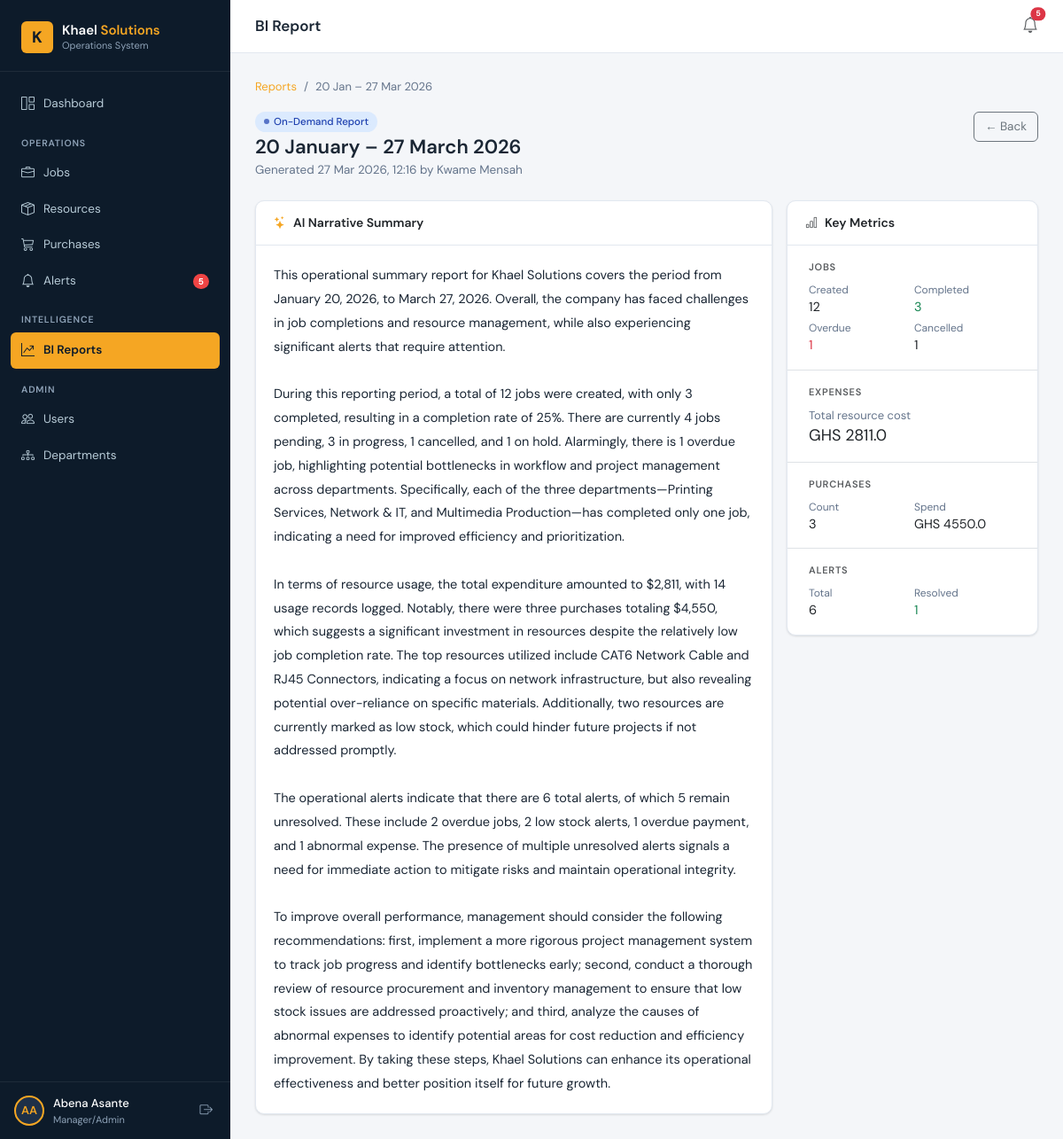
The app's page /reports/1/ (signed in) with its own data.
### core/models.py (models this page shows, shortened)
class User(AbstractUser):
    class Role(models.TextChoices):
        SUPER_ADMIN = 'super_admin', 'Super Admin'
        MANAGER     = 'manager',     'Manager/Admin'
        STAFF       = 'staff',       'Department Staff'
    role = models.CharField(max_length=20, choices=Role.choices, default=Role.STAFF)
    groups = models.ManyToManyField(
        'auth.Group', related_name='core_user_set', blank=True,
    )
    user_permissions = models.ManyToManyField(
        'auth.Permission', related_name='core_user_set', blank=True,
    )
    class Meta:
        verbose_name = 'User'
        verbose_name_plural = 'Users'
        ordering = ['username']

class Report(models.Model):
    class ReportType(models.TextChoices):
        WEEKLY    = 'weekly',    'Weekly Summary'
        ON_DEMAND = 'on_demand', 'On-Demand Report'
    period_start  = models.DateField()
    period_end    = models.DateField()
    generated_by  = models.ForeignKey(
        settings.AUTH_USER_MODEL, on_delete=models.SET_NULL,
        null=True, blank=True, related_name='generated_reports',
        help_text='Null if auto-generated by scheduler',
    )
    report_type   = models.CharField(max_length=20, choices=ReportType.choices, default=ReportType.ON_DEMAND)
    summary_text  = models.TextField(help_text='AI-generated narrative summary from OpenAI')
    raw_data_snapshot = models.JSONField(default=dict, help_text='Operational stats sent to OpenAI')
    created_at    = models.DateTimeField(auto_now_add=True)
    class Meta:
        ordering = ['-created_at']

### core/views.py (the view)
# urls.py: path('reports/<int:pk>/',     ReportDetailView.as_view(),  name='report_detail'),
class ReportDetailView(ManagerRequiredMixin, View):
    template_name = 'reports/report_detail.html'
    def get(self, request, pk):
        return render(request, self.template_name, {
            'report': get_object_or_404(Report, pk=pk),
        })

### core/context_processors.py (called while the page is built)
def global_context(request):
    if not request.user.is_authenticated:
        return {}
    from core.models import Alert
    return {
        'alert_count': Alert.objects.filter(resolved=False).count(),
    }

### core/permissions.py (called while the page is built)
    def dispatch(self, request, *args, **kwargs):
        if not request.user.is_authenticated:
            return self.handle_no_permission()
        if request.user.role not in self.allowed_roles:
            raise PermissionDenied
        return super().dispatch(request, *args, **kwargs)

### templates/reports/report_detail.html (shortened to what this page needs)
{% extends 'base.html' %}
{% block topbar_title %}BI Report{% endblock %}
{% block content %}
<nav aria-label="breadcrumb">
  <ol class="breadcrumb">
    <li class="breadcrumb-item"><a href="{% url 'core:report_list' %}">Reports</a></li>
    <li class="breadcrumb-item active">{{ report.period_start|date:"d M" }} – {{ report.period_end|date:"d M Y" }}</li>
  </ol>
</nav>
<div class="page-header">
  <div>
    <div class="d-flex gap-2 mb-1">
      <span class="badge-status {% if report.report_type == 'weekly' %}badge-info{% else %}badge-medium{% endif %}">
        {{ report.get_report_type_display }}
      </span>
    </div>
    <h1>{{ report.period_start|date:"d F" }} – {{ report.period_end|date:"d F Y" }}</h1>
    <p>
      Generated {{ report.created_at|date:"d M Y, H:i" }}
      {% if report.generated_by %} by {{ report.generated_by.get_full_name|default:report.generated_by.username }}
      {% else %} automatically{% endif %}
    </p>
  </div>
  <a href="{% url 'core:report_list' %}" class="btn btn-outline-secondary">← Back</a>
</div>
<div class="row g-3">
  <div class="col-lg-8">
    <div class="card">
      <div class="card-header">
        <h6><i class="bi bi-stars me-2" style="color:var(--amber);"></i>AI Narrative Summary</h6>
      </div>
      <div class="card-body">
        <div style="font-size:14.5px; line-height:1.85; color:var(--text); white-space: pre-wrap;">{{ report.summary_text }}</div>
      </div>
    </div>
  </div>
  <div class="col-lg-4">
    <div class="card">
      <div class="card-header"><h6><i class="bi bi-bar-chart me-2 text-muted"></i>Key Metrics</h6></div>
      <div class="card-body p-0">
        {% with d=report.raw_data_snapshot %}
        <div class="px-4 py-3 border-bottom">
          <div class="text-muted mb-2" style="font-size:11px; text-transform:uppercase; letter-spacing:.07em; font-weight:600;">Jobs</div>
          <div class="row g-1">
            <div class="col-6"><div style="font-size:12px; color:var(--text-muted);">Created</div><div class="fw-600">{{ d.jobs.total_created }}</div></div>
            <div class="col-6"><div style="font-size:12px; color:var(--text-muted);">Completed</div><div class="fw-600 text-success">{{ d.jobs.completed }}</div></div>
            <div class="col-6"><div style="font-size:12px; color:var(--text-muted);">Overdue</div><div class="fw-600 text-danger">{{ d.jobs.overdue }}</div></div>
            <div class="col-6"><div style="font-size:12px; color:var(--text-muted);">Cancelled</div><div class="fw-600">{{ d.jobs.cancelled }}</div></div>
          </div>
        </div>
        <div class="px-4 py-3 border-bottom">
          <div class="text-muted mb-2" style="font-size:11px; text-transform:uppercase; letter-spacing:.07em; font-weight:600;">Expenses</div>
          <div style="font-size:13px; color:var(--text-muted);">Total resource cost</div>
          <div class="fw-700" style="font-size:18px;">GHS {{ d.resources.total_cost }}</div>
        </div>
        <div class="px-4 py-3 border-bottom">
          <div class="text-muted mb-2" style="font-size:11px; text-transform:uppercase; letter-spacing:.07em; font-weight:600;">Purchases</div>
          <div class="row g-1">
            <div class="col-6"><div style="font-size:12px; color:var(--text-muted);">Count</div><div class="fw-600">{{ d.purchases.count }}</div></div>
            <div class="col-6"><div style="font-size:12px; color:var(--text-muted);">Spend</div><div class="fw-600">GHS {{ d.purchases.total_spend }}</div></div>
          </div>
        </div>
        <div class="px-4 py-3">
          <div class="text-muted mb-2" style="font-size:11px; text-transform:uppercase; letter-spacing:.07em; font-weight:600;">Alerts</div>
          <div class="row g-1">
            <div class="col-6"><div style="font-size:12px; color:var(--text-muted);">Total</div><div class="fw-600">{{ d.alerts.total }}</div></div>
            <div class="col-6"><div style="font-size:12px; color:var(--text-muted);">Resolved</div><div class="fw-600 text-success">{{ d.alerts.resolved }}</div></div>
          </div>
        </div>
        {% endwith %}
      </div>
    </div>
  </div>
</div>
{% endblock %}

### templates/base.html (shortened to what this page needs)
<!DOCTYPE html>
<html lang="en">
<head>
  <link href="https://cdnjs.cloudflare.com/ajax/libs/bootstrap/5.3.2/css/bootstrap.min.css" rel="stylesheet" />
  <link href="https://cdnjs.cloudflare.com/ajax/libs/bootstrap-icons/1.11.3/font/bootstrap-icons.min.css" rel="stylesheet" />
  {% load static %}
  <link rel="stylesheet" href="{% static 'css/main.css' %}" />
</head>
<body>
<div id="wrapper">
  <nav id="sidebar">
    <div class="sidebar-brand">
      <a href="{% url 'core:dashboard' %}" class="brand-logo">
        <div class="brand-icon">K</div>
        <div>
          <div class="brand-name">Khael <span>Solutions</span></div>
          <div class="brand-sub">Operations System</div>
        </div>
      </a>
    </div>
    <div class="sidebar-nav">
      <ul class="list-unstyled mb-0">
        <li class="nav-item">
          <a href="{% url 'core:dashboard' %}" class="{% if request.resolver_match.url_name == 'dashboard' %}active{% endif %}">
            <i class="bi bi-grid-1x2"></i> Dashboard
          </a>
        </li>
        <div class="nav-section-label">Operations</div>
        <li class="nav-item">
          <a href="{% url 'core:job_list' %}" class="{% if 'job' in request.resolver_match.url_name %}active{% endif %}">
            <i class="bi bi-briefcase"></i> Jobs
          </a>
        </li>
        <li class="nav-item">
          <a href="{% url 'core:resource_list' %}" class="{% if 'resource' in request.resolver_match.url_name %}active{% endif %}">
            <i class="bi bi-box-seam"></i> Resources
          </a>
        </li>
        {% if user.role in 'super_admin,manager' %}
        <li class="nav-item">
          <a href="{% url 'core:purchase_list' %}" class="{% if 'purchase' in request.resolver_match.url_name %}active{% endif %}">
            <i class="bi bi-cart3"></i> Purchases
          </a>
        </li>
        {% endif %}
        <li class="nav-item">
          <a href="{% url 'core:alert_list' %}" class="{% if 'alert' in request.resolver_match.url_name %}active{% endif %}">
            <i class="bi bi-bell"></i> Alerts
            {% if alert_count > 0 %}
              <span class="nav-badge">{{ alert_count }}</span>
            {% endif %}
          </a>
        </li>
        {% if user.role in 'super_admin,manager' %}
        <div class="nav-section-label">Intelligence</div>
        <li class="nav-item">
          <a href="{% url 'core:report_list' %}" class="{% if 'report' in request.resolver_match.url_name %}active{% endif %}">
            <i class="bi bi-graph-up-arrow"></i> BI Reports
          </a>
        </li>
        {% endif %}
        {% if user.role in 'super_admin,manager' %}
        <div class="nav-section-label">Admin</div>
        <li class="nav-item">
          <a href="{% url 'core:user_list' %}" class="{% if 'user' in request.resolver_match.url_name %}active{% endif %}">
            <i class="bi bi-people"></i> Users
          </a>
        </li>
        <li class="nav-item">
          <a href="{% url 'core:department_list' %}" class="{% if 'department' in request.resolver_match.url_name %}active{% endif %}">
            <i class="bi bi-diagram-3"></i> Departments
          </a>
        </li>
        {% endif %}
      </ul>
    </div>
    <div class="sidebar-user">
      <div class="user-avatar">{{ user.first_name|slice:":1"|upper }}{{ user.last_name|slice:":1"|upper }}</div>
      <div class="user-info">
        <div class="user-name">{{ user.get_full_name|default:user.username }}</div>
        <div class="user-role">{{ user.get_role_display }}</div>
      </div>
      <form method="post" action="{% url 'core:logout' %}">
        <button type="submit" class="logout-btn" title="Logout">
          <i class="bi bi-box-arrow-right"></i>
        </button>
      </form>
    </div>
  </nav>
  <div id="main-content">
    <div class="topbar">
      <div class="d-flex align-items-center gap-3">
        <span class="topbar-title">{% block topbar_title %}{% endblock %}</span>
      </div>
      <div class="topbar-actions">
        <a href="{% url 'core:alert_list' %}" class="position-relative text-muted" style="font-size:18px; text-decoration:none;">
          <i class="bi bi-bell"></i>
          {% if alert_count > 0 %}
            <span class="position-absolute top-0 start-100 translate-middle badge rounded-pill bg-danger" style="font-size:9px;">{{ alert_count }}</span>
          {% endif %}
        </a>
      </div>
    </div>
    <div class="page-body">
      {% block content %}{% endblock %}
    </div>
  </div>
</div>
{% load static %}
</body>
</html>

### records on screen
User: first_name "A", last_name "A", get_full_name "Abena Asante", role "Manager/Admin"
Report: period_start "20 Jan", period_end "27 Mar 2026", report_type "On-Demand Report", period_start "20 January", period_end "27 March 2026", created_at "27 Mar 2026, 12:16", generated_by.get_full_name "Kwame Mensah", summary_text "This operational summary report for Khael Solutions covers the period from January 20, 2026, to March 27, 2026. Overall, the company has faced challenges in job completions and resource management, while also experiencing significant alerts that require attention. During this reporting period, a total of 12 jobs were created, with only 3 completed, resulting in a completion rate of 25%. There are currently 4 jobs pending, 3 in progress, 1 cancelled, and 1 on hold. Alarmingly, there is 1 overdue job, highlighting potential bottlenecks in workflow and project management across departments. Specifically, each of the three departments—Printing Services, Network & IT, and Multimedia…"

### other values on screen
{{ alert_count }} "5"
{{ d.jobs.total_created }} "12"
{{ d.jobs.completed }} "3"
{{ d.jobs.overdue }} "1"
{{ d.jobs.cancelled }} "1"
{{ d.resources.total_cost }} "2811.0"
{{ d.purchases.count }} "3"
{{ d.purchases.total_spend }} "4550.0"
{{ d.alerts.total }} "6"
{{ d.alerts.resolved }} "1"
